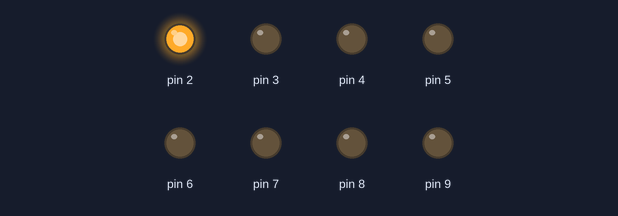
The sketch below on a simulated Arduino Uno, built with avr-gcc and run on an emulated ATmega328P. Parts: output pins drawn as LEDs (lit = HIGH).

Above: at 0.2 s.
At 1.2 s:
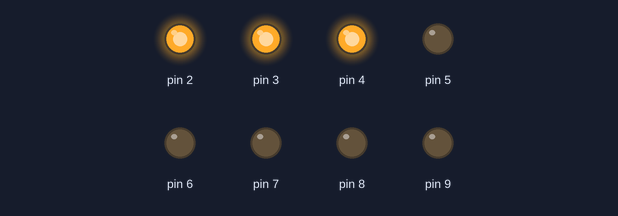
At 2.2 s:
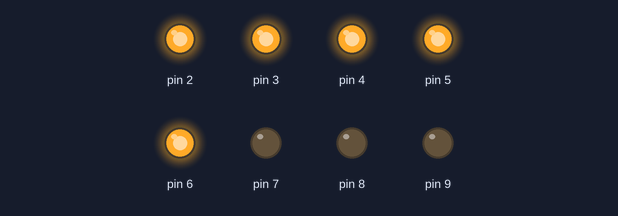
At 4.7 s:
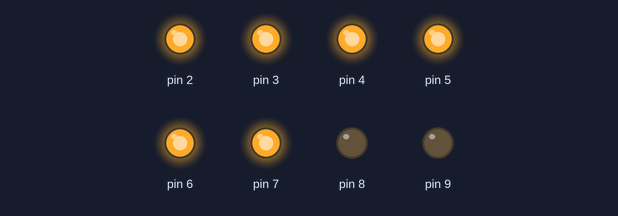
At 6.7 s:
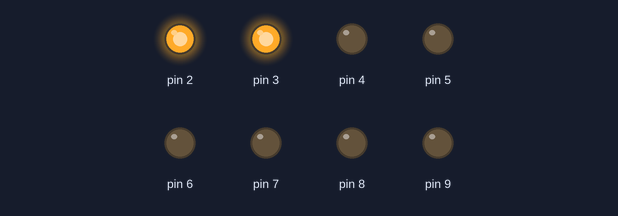
At 9.7 s:
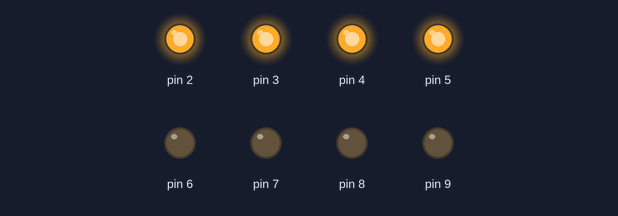
Timing chart, 0 to 10.4 s (numbered marks = the images above):
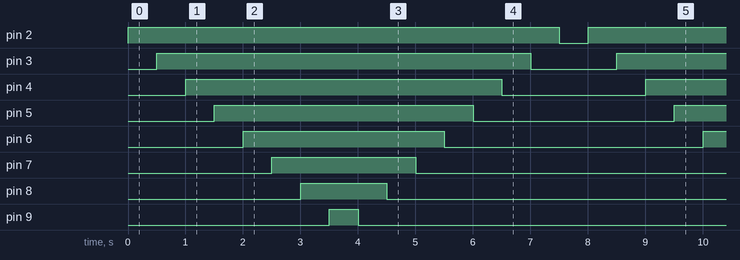

Measured:
- by itself, pin 2: alternates HIGH for 7.5 s and LOW for 0.50 s
- by itself, pin 3: alternates HIGH for 6.5 s and LOW for 1.5 s
- by itself, pin 4: alternates HIGH for 5.5 s and LOW for 2.5 s
- by itself, pin 5: alternates HIGH for 4.5 s and LOW for 3.5 s
- by itself, pin 6: alternates HIGH for 3.5 s and LOW for 4.5 s
- by itself, pin 7: alternates HIGH for 2.5 s and LOW for 5.5 s
- by itself, pin 8: alternates HIGH for 1.5 s and LOW for 6.5 s
- by itself, pin 9: alternates HIGH for 0.50 s and LOW for 7.5 s

The sketch:

8LEDS.ino
```cpp
const uint8_t LED_Pins[] {2U, 3U, 4U, 5U, 6U, 7U, 8U, 9U};


void setup() {
  // put your setup code here, to run once:
  for (int i = 0; i < 8; ++i) {
    pinMode(LED_Pins[i], OUTPUT);
  }
}

void loop() {
  // put your main code here, to run repeatedly:
  for (int i = 0; i < 8; ++i) {
    digitalWrite(LED_Pins[i], HIGH);
    delay(500UL);
  }

  for (int i = 7; i >= 0; --i) {
    digitalWrite(LED_Pins[i], LOW);
    delay(500UL);
  }
}
```
